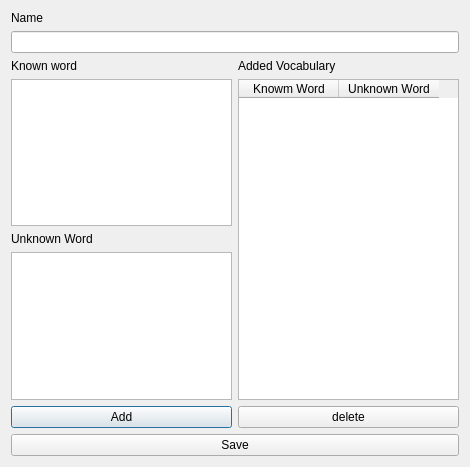
<?xml version="1.0" encoding="UTF-8"?>
<ui version="4.0">
 <class>DialogAddVocabulary</class>
 <widget class="QDialog" name="DialogAddVocabulary">
  <property name="geometry">
   <rect>
    <x>0</x>
    <y>0</y>
    <width>470</width>
    <height>467</height>
   </rect>
  </property>
  <property name="windowTitle">
   <string>Dialog</string>
  </property>
  <layout class="QVBoxLayout" name="verticalLayout_4">
   <item>
    <layout class="QVBoxLayout" name="verticalLayout_3">
     <item>
      <widget class="QLabel" name="labelName">
       <property name="text">
        <string>Name</string>
       </property>
      </widget>
     </item>
     <item>
      <widget class="QLineEdit" name="lineEditFileName"/>
     </item>
     <item>
      <layout class="QHBoxLayout" name="horizontalLayout">
       <item>
        <layout class="QVBoxLayout" name="verticalLayout">
         <item>
          <widget class="QLabel" name="labelKnownWord">
           <property name="text">
            <string>Known word</string>
           </property>
           <property name="buddy">
            <cstring>textEditKnownWord</cstring>
           </property>
          </widget>
         </item>
         <item>
          <widget class="QTextEdit" name="textEditKnownWord"/>
         </item>
         <item>
          <widget class="QLabel" name="labelUnknownWord">
           <property name="text">
            <string>Unknown Word</string>
           </property>
           <property name="buddy">
            <cstring>textEditUnkownWord</cstring>
           </property>
          </widget>
         </item>
         <item>
          <widget class="QTextEdit" name="textEditUnkownWord"/>
         </item>
         <item>
          <widget class="QPushButton" name="pushButton">
           <property name="text">
            <string>Add</string>
           </property>
          </widget>
         </item>
        </layout>
       </item>
       <item>
        <layout class="QVBoxLayout" name="verticalLayout_2">
         <item>
          <widget class="QLabel" name="labelAddedVoc">
           <property name="text">
            <string>Added Vocabulary</string>
           </property>
           <property name="buddy">
            <cstring>tableWidgetAddedVoc</cstring>
           </property>
          </widget>
         </item>
         <item>
          <widget class="QTableWidget" name="tableWidgetAddedVoc">
           <property name="columnCount">
            <number>2</number>
           </property>
           <column>
            <property name="text">
             <string>Knowm Word</string>
            </property>
           </column>
           <column>
            <property name="text">
             <string>Unknown Word</string>
            </property>
           </column>
          </widget>
         </item>
         <item>
          <widget class="QPushButton" name="pushBtnDeleteAddedVoc">
           <property name="text">
            <string>delete</string>
           </property>
          </widget>
         </item>
        </layout>
       </item>
      </layout>
     </item>
     <item>
      <widget class="QPushButton" name="pushBtnSaveVocList">
       <property name="text">
        <string>Save</string>
       </property>
      </widget>
     </item>
    </layout>
   </item>
  </layout>
 </widget>
 <resources/>
 <connections/>
</ui>
